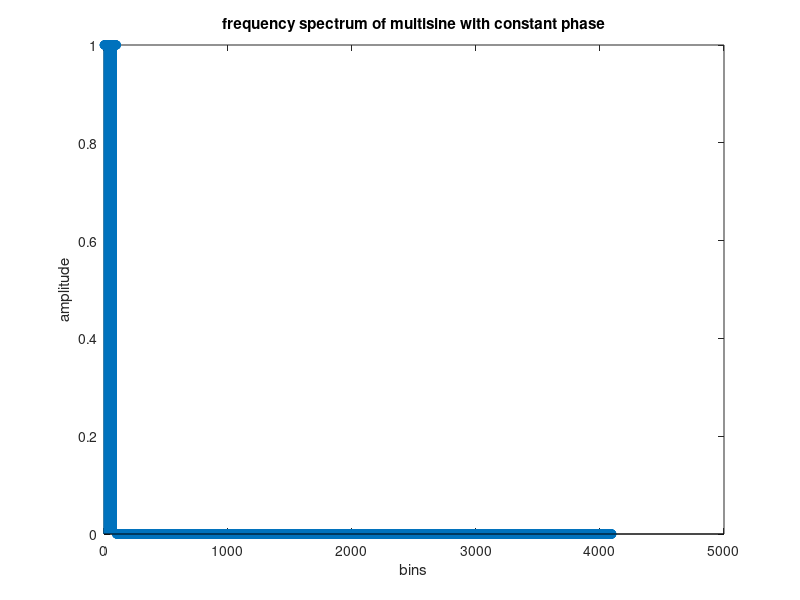
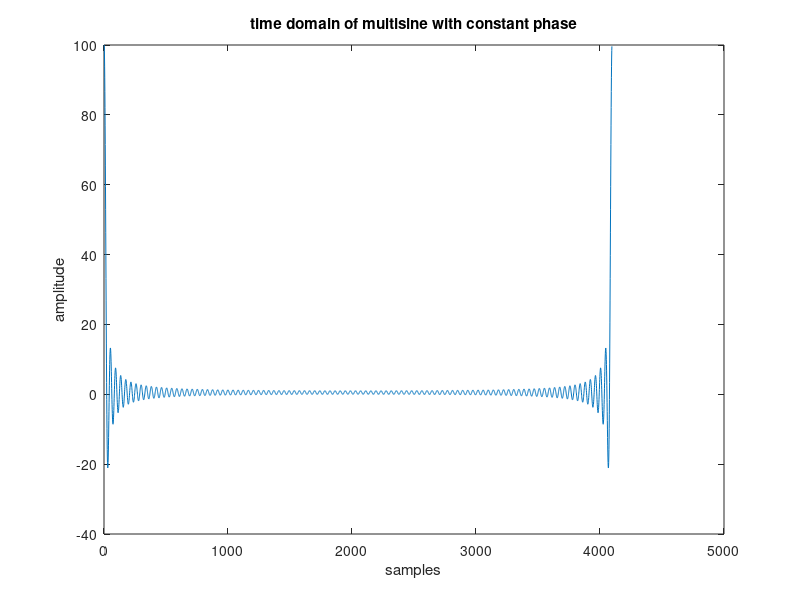
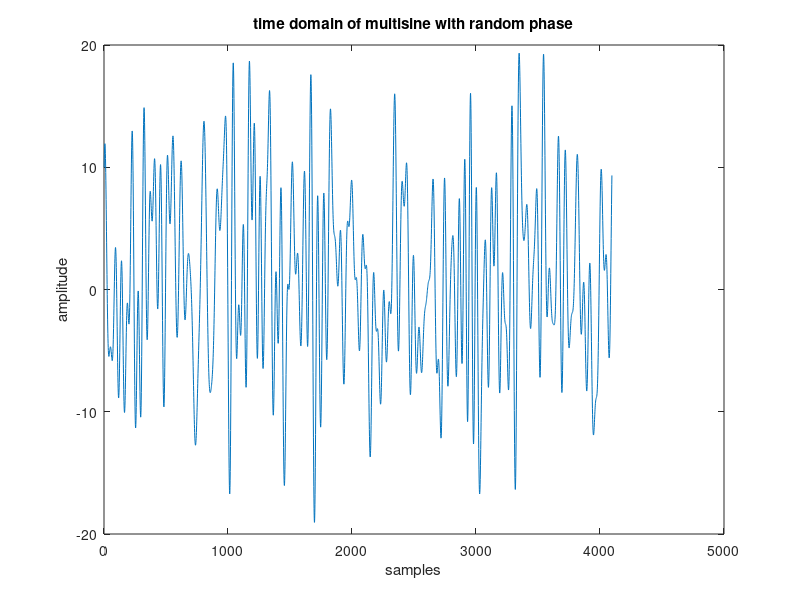
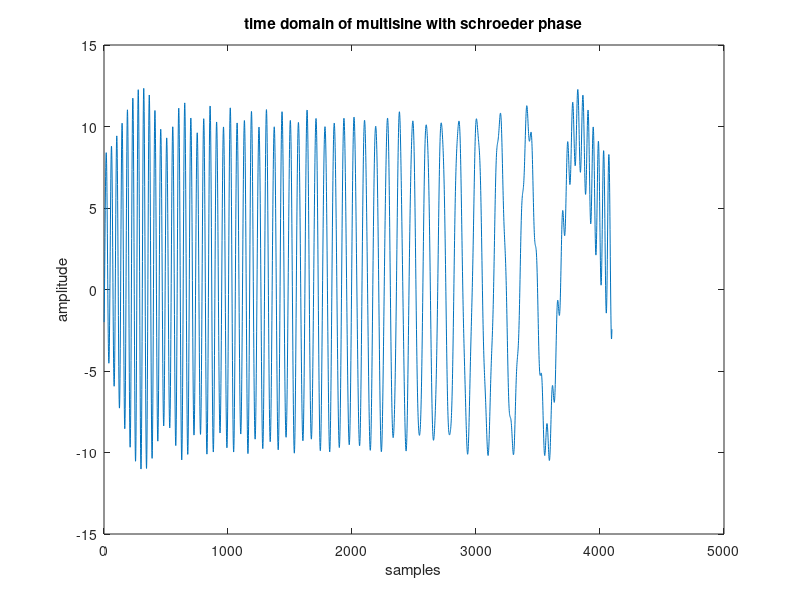

Write the MATLAB code that produced these figures, in order. (Note: this script raises an error after producing the figures.)
clc
close all
clear

%% Question 2.3 - 2.5
% multisine

amount_of_samples = 4096;
K = 100;
f_constant = zeros(1, amount_of_samples);
f_constant(1:K) = 1;

figure
stem(f_constant);
xlabel('bins')
ylabel('amplitude')
title('frequency spectrum of multisine with constant phase')

% constant phase spectrum
x_constant = amount_of_samples*real(ifft(f_constant));

figure
plot(x_constant)
xlabel('samples')
ylabel('amplitude')
title('time domain of multisine with constant phase')

% random phase spectrum
f_random = f_constant.*exp(1i*2*pi*rand(size(f_constant)));
x_random = amount_of_samples*real(ifft(f_random));

figure
plot(x_random)
xlabel('samples')
ylabel('amplitude')
title('time domain of multisine with random phase')

%schroeder phase spectrum
phase = ((1:length(f_constant)).*(1 + (1:length(f_constant)))*pi)/K;
f_schroeder = f_constant.*exp(1i*phase);
x_schroeder = amount_of_samples*real(ifft(f_schroeder));

figure
plot(x_schroeder)
xlabel('samples')
ylabel('amplitude')
title('time domain of multisine with schroeder phase')

% crest factors
crest_constant = max(x_constant)/rms(x_constant);
crest_random = max(x_random)/rms(x_random);
crest_schroeder = max(x_schroeder)/rms(x_schroeder);

%crest for constant is high as most of the signal is low due to
%interference from the multisines. -> Low power in signal -> low snr

%crest for random is lower since the multisines do not interfere that much
%with eachother

% crest for schroeder is the lowest since the phase is specially chosen for
% a lower crest factor -> More power, highest snr


% constant plot shows peaks at the beginning and and of the sampling
% period. This is due to interference of the multisines inbetween those
% peaks

% random plot has less interference so the amplitude of the signal is more
% constant. but there are still some variations

% schroeder plot has the most constant amplitude in time domain.

%% lab signals

% schroeder
fs = 8e3; %hz
ts = 1/fs;
K = 500;
max_freq = 500;
freq_resolution = 1; % bin (and in this case Hz)
T = 1/freq_resolution; %measurement time
amount_of_samples = T/ts;
excited_freqs = 1:K;
f_schroeder = zeros(1, amount_of_samples);
f_schroeder(excited_freqs) = 1;
phase = ((1:length(f_schroeder)).*(1 + (1:length(f_schroeder)))*pi)/K;
f_schroeder = f_schroeder.*exp(1i*phase);

x_schroeder = amount_of_samples*real(ifft(f_schroeder));
x_schroeder = x_schroeder/rms(x_schroeder)*0.1; %get Vrms of 0.1 V

figure
stem((1:length(f_schroeder)), abs(f_schroeder))
xlabel('bins')
ylabel('amplitude')
title('[LAB] frequency domain of multisine with schroeder phase')

figure
plot((1:length(x_schroeder))*ts, x_schroeder)
xlabel('time [s]')
ylabel('amplitude')
title('[LAB] time domain of multisine with schroeder phase')


% constant phase
K = 500;
f_constant = zeros(1, amount_of_samples);
f_constant(1:K) = 1;

x_constant = amount_of_samples*real(ifft(f_constant));
x_constant = x_constant/rms(x_constant)*0.1; %get Vrms of 0.1 V

figure
stem((1:length(f_constant)), f_constant)
xlabel('bins')
ylabel('amplitude')
title('[LAB] frequency domain of multisine with constant phase')

figure
plot((1:length(x_constant))*ts, x_constant)
xlabel('time [s]')
ylabel('amplitude')
title('[LAB] time domain of multisine with constant phase')


% random phase
K = 500;
f_random = zeros(1, amount_of_samples);
f_random(1:500) = 1;
f_random = f_random.*exp(1i*2*pi*rand(size(f_random)));

x_random = amount_of_samples*real(ifft(f_random));
x_random = x_random/rms(x_random)*0.1; %get Vrms of 0.1 V

figure
stem((1:length(f_random)), abs(f_random))
xlabel('bins')
ylabel('amplitude')
title('[LAB] frequency domain of multisine with random phase')

figure
plot((1:length(x_random))*ts, x_random)
xlabel('time [s]')
ylabel('amplitude')
title('[LAB] time domain of multisine with random phase')


% periodic noise
x_per_noise = rand(1, amount_of_samples);
x_per_noise = x_per_noise/rms(x_per_noise)*0.1;

figure
plot((1:length(x_per_noise))*ts, x_per_noise)
xlabel('time [s]')
ylabel('amplitude')
title('[LAB] time domain of periodic noise')


% aperiodic 
periods = 10;
x_aper_noise = rand(1, amount_of_samples*periods);
x_aper_noise = x_aper_noise/rms(x_aper_noise)*0.1;

figure
plot((1:length(x_aper_noise))*ts, x_aper_noise)
xlabel('time [s]')
ylabel('amplitude')
title('[LAB] time domain of aperiodic noise')

hann = hanning(amount_of_samples*periods, 'periodic'); % creates window

%% Lab
close all; 

%% Schroeder phase

interesting_freqs = 1:500; %bins we are interested in
N = amount_of_samples; % amount of samples in 1 repetition
Nrep = 10; % how many repetitions were measured
Drep = 10; % how many of the last repetitions you want to keep
FileName = 'schroeder_data_nog_nekeer_nekeer.mat'; %name of the mat file

[umat , ymat] = ReadDataLab2(N, Nrep, Drep, FileName);

PlotData(umat, ymat, interesting_freqs, true, true, true, "Schroeder phase")
%% Constant phase

interesting_freqs = 1:500; %bins we are interested in
N = amount_of_samples; % amount of samples in 1 repetition
Nrep = 10; % how many repetitions were measured
Drep = 10; % how many of the last repetitions you want to keep
FileName = 'constant_data.mat'; %name of the mat file

[umat , ymat] = ReadDataLab2(N, Nrep, Drep, FileName);

PlotData(umat, ymat, interesting_freqs, false, false, true, "Constant phase")

%% Random phase

interesting_freqs = 1:500; %bins we are interested in
N = amount_of_samples; % amount of samples in 1 repetition
Nrep = 10; % how many repetitions were measured
Drep = 10; % how many of the last repetitions you want to keep
FileName = 'random_data.mat'; %name of the mat file

[umat , ymat] = ReadDataLab2(N, Nrep, Drep, FileName);

PlotData(umat, ymat, interesting_freqs, false, false, true, "Random phase")

%% Periodic noise

interesting_freqs = 1:500; %bins we are interested in
N = amount_of_samples; % amount of samples in 1 repetition
Nrep = 10; % how many repetitions were measured
Drep = 10; % how many of the last repetitions you want to keep
FileName = 'random_data.mat'; %name of the mat file

[umat , ymat] = ReadDataLab2(N, Nrep, Drep, FileName);

PlotData(umat, ymat, interesting_freqs, false, false, true, "Periodic noise")

%% Aperiodic noise

interesting_freqs = 1:500; %bins we are interested in
N = amount_of_samples*periods; % amount of samples in 1 repetition
Nrep = 10; % how many repetitions were measured
Drep = 10; % how many of the last repetitions you want to keep
FileName = 'random_data.mat'; %name of the mat file

[umat , ymat] = ReadDataLab2(N, Nrep, Drep, FileName);

PlotData(umat, ymat, interesting_freqs, false, false, true, "Aperiodic noise")

%% Aperiodic noise hann

interesting_freqs = 1:500; %bins we are interested in
N = amount_of_samples; % amount of samples in 1 repetition
Nrep = 10; % how many repetitions were measured
Drep = 10; % how many of the last repetitions you want to keep
FileName = 'random_data.mat'; %name of the mat file

[umat , ymat] = ReadDataLab2(N, Nrep, Drep, FileName);

PlotData(umat.*hann, ymat.*hann, interesting_freqs, false, false, true, "Aperiodic noise with hann")

